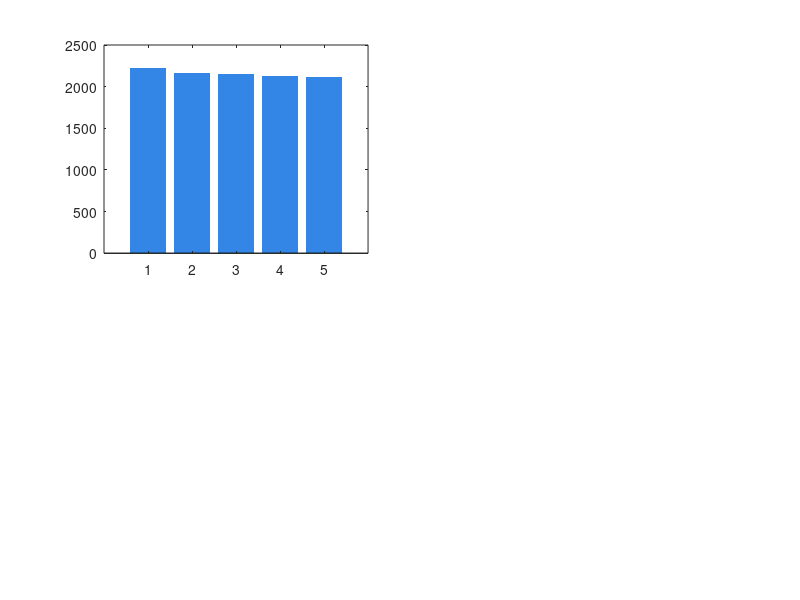

MATLAB code for this plot: (Note: this script raises an error after producing the figure.)
% =========================================================================
% SCRIPT 2: script_2_yield_cv_results.m
% Yield Prediction Model — 5-Fold Cross-Validation Results
% -------------------------------------------------------------------------
% Model  : CatBoost Regressor
% Target : yield_kg_ha (kg per hectare)
% Dataset: Nigeria Agricultural Multi-Environmental Dataset (20,000 records)
% Source : outputs/cv_results.csv (exact values preserved)
% =========================================================================
clear; clc; close all;

%% ---- DATA (from outputs/cv_results.csv — exact values) -----------------
folds = (1:5)';

rmse = [2222.554321171821; ...
        2161.427971718228; ...
        2146.143823897956; ...
        2130.197324707043; ...
        2114.553053787001];

mae  = [1449.6141746541407; ...
        1433.5188303063721; ...
        1431.9774783291782; ...
        1416.8886065897743; ...
        1426.5540895258496];

r2   = [0.7241785599862068; ...
        0.7179864669857451; ...
        0.7262296817293729; ...
        0.7182115384552140; ...
        0.7303240624557328];

mape_pct = [36.682569183309177; ...   % stored as percent (×100)
            37.677270982302663; ...
            36.166289325625920; ...
            36.913931203637480; ...
            38.205055497700974];

% Summary statistics
m_rmse = mean(rmse);  s_rmse = std(rmse);
m_mae  = mean(mae);   s_mae  = std(mae);
m_r2   = mean(r2);    s_r2   = std(r2);
m_mape = mean(mape_pct); s_mape = std(mape_pct);

%% ---- FIGURE 3: 2×2 Subplots — All CV Metrics per Fold ------------------
fig3 = figure('Name', 'Fig3 Yield CV Results', 'NumberTitle', 'off', ...
              'Position', [40, 40, 1120, 800]);

% Colours
c_rmse = [0.20, 0.52, 0.90];
c_mae  = [0.95, 0.40, 0.15];
c_r2   = [0.15, 0.72, 0.35];
c_mape = [0.70, 0.28, 0.82];

% -- RMSE --
subplot(2, 2, 1);
bar(folds, rmse, 'FaceColor', c_rmse, 'EdgeColor', 'none');
hold on;
yline(m_rmse, '--r', 'LineWidth', 2);
hold off;
text(5.35, m_rmse + 4, sprintf('Mean = %.0f', m_rmse), ...
     'Color', [0.8 0 0], 'FontSize', 9, 'FontWeight', 'bold');
xticks(1:5); xlim([0.3, 5.7]); ylim([2060, 2280]);
xlabel('Fold', 'FontSize', 11); ylabel('RMSE (kg/ha)', 'FontSize', 11);
title('Root Mean Squared Error (RMSE)', 'FontSize', 12, 'FontWeight', 'bold');
grid on; box on;
for i = 1:5
    text(i, rmse(i) + 4, sprintf('%.0f', rmse(i)), ...
         'HorizontalAlignment', 'center', 'FontSize', 9);
end

% -- MAE --
subplot(2, 2, 2);
bar(folds, mae, 'FaceColor', c_mae, 'EdgeColor', 'none');
hold on;
yline(m_mae, '--r', 'LineWidth', 2);
hold off;
text(5.35, m_mae + 1, sprintf('Mean = %.1f', m_mae), ...
     'Color', [0.8 0 0], 'FontSize', 9, 'FontWeight', 'bold');
xticks(1:5); xlim([0.3, 5.7]); ylim([1395, 1465]);
xlabel('Fold', 'FontSize', 11); ylabel('MAE (kg/ha)', 'FontSize', 11);
title('Mean Absolute Error (MAE)', 'FontSize', 12, 'FontWeight', 'bold');
grid on; box on;
for i = 1:5
    text(i, mae(i) + 0.8, sprintf('%.1f', mae(i)), ...
         'HorizontalAlignment', 'center', 'FontSize', 9);
end

% -- R² --
subplot(2, 2, 3);
bar(folds, r2, 'FaceColor', c_r2, 'EdgeColor', 'none');
hold on;
yline(m_r2, '--r', 'LineWidth', 2);
hold off;
text(5.35, m_r2 + 0.0003, sprintf('Mean = %.4f', m_r2), ...
     'Color', [0.8 0 0], 'FontSize', 9, 'FontWeight', 'bold');
xticks(1:5); xlim([0.3, 5.7]); ylim([0.708, 0.737]);
xlabel('Fold', 'FontSize', 11); ylabel('R² Score', 'FontSize', 11);
title('Coefficient of Determination (R²)', 'FontSize', 12, 'FontWeight', 'bold');
grid on; box on;
for i = 1:5
    text(i, r2(i) + 0.0003, sprintf('%.4f', r2(i)), ...
         'HorizontalAlignment', 'center', 'FontSize', 9);
end

% -- MAPE --
subplot(2, 2, 4);
bar(folds, mape_pct, 'FaceColor', c_mape, 'EdgeColor', 'none');
hold on;
yline(m_mape, '--r', 'LineWidth', 2);
hold off;
text(5.35, m_mape + 0.1, sprintf('Mean = %.2f%%', m_mape), ...
     'Color', [0.8 0 0], 'FontSize', 9, 'FontWeight', 'bold');
xticks(1:5); xlim([0.3, 5.7]); ylim([34.5, 40.0]);
xlabel('Fold', 'FontSize', 11); ylabel('MAPE (%)', 'FontSize', 11);
title('Mean Absolute Percentage Error (MAPE)', 'FontSize', 12, 'FontWeight', 'bold');
grid on; box on;
for i = 1:5
    text(i, mape_pct(i) + 0.08, sprintf('%.2f%%', mape_pct(i)), ...
         'HorizontalAlignment', 'center', 'FontSize', 9);
end

sgtitle({'Yield Prediction Model (CatBoost Regressor)', ...
         '5-Fold Stratified Cross-Validation — All Metrics'}, ...
        'FontSize', 14, 'FontWeight', 'bold');

print(fig3, 'fig3_yield_cv_results', '-dpng', '-r300');
fprintf('Saved: fig3_yield_cv_results.png\n');

%% ---- FIGURE 4: Error Bar Summary Chart ----------------------------------
fig4 = figure('Name', 'Fig4 CV Summary', 'NumberTitle', 'off', ...
              'Position', [80, 80, 880, 500]);

% Normalise for side-by-side comparison
m_vals = [m_rmse/1000, m_mae/1000, m_r2*100, m_mape];
s_vals = [s_rmse/1000, s_mae/1000, s_r2*100, s_mape];
xlbls  = {'RMSE (÷1000 kg/ha)', 'MAE (÷1000 kg/ha)', 'R² (×100)', 'MAPE (%)'};
bcolors = [c_rmse; c_mae; c_r2; c_mape];

b4 = bar(m_vals, 'FaceColor', 'flat');
for i = 1:4
    b4.CData(i,:) = bcolors(i,:);
end
hold on;
errorbar(1:4, m_vals, s_vals, '.k', 'LineWidth', 2, 'CapSize', 12);
hold off;

set(gca, 'XTickLabel', xlbls, 'FontSize', 11, 'TickLabelInterpreter', 'none');
ylabel('Metric Value (scaled)', 'FontSize', 13);
title({'Yield Prediction Model — Cross-Validation Summary', ...
       'Mean ± 1 Std Dev across 5 folds (metrics scaled for comparison)'}, ...
      'FontSize', 12, 'FontWeight', 'bold');
grid on; box on;

for i = 1:4
    text(i, m_vals(i) + s_vals(i) + 0.15, ...
         sprintf('%.3f\n±%.3f', m_vals(i), s_vals(i)), ...
         'HorizontalAlignment', 'center', 'FontSize', 9, 'FontWeight', 'bold');
end

print(fig4, 'fig4_cv_summary', '-dpng', '-r300');
fprintf('Saved: fig4_cv_summary.png\n');

%% ---- EVALUATION MATRIX (Console Output) ---------------------------------
fprintf('\n================================================================\n');
fprintf('  YIELD PREDICTION — 5-FOLD CROSS-VALIDATION EVALUATION MATRIX\n');
fprintf('================================================================\n');
fprintf('%-6s  %-14s  %-14s  %-10s  %-10s\n', ...
        'Fold', 'RMSE (kg/ha)', 'MAE (kg/ha)', 'R²', 'MAPE (%)');
fprintf('%s\n', repmat('-', 1, 60));
for i = 1:5
    fprintf('%-6d  %-14.4f  %-14.4f  %-10.6f  %-10.6f\n', ...
            i, rmse(i), mae(i), r2(i), mape_pct(i));
end
fprintf('%s\n', repmat('-', 1, 60));
fprintf('%-6s  %-14.4f  %-14.4f  %-10.6f  %-10.6f\n', ...
        'Mean', m_rmse, m_mae, m_r2, m_mape);
fprintf('%-6s  %-14.4f  %-14.4f  %-10.6f  %-10.6f\n', ...
        'Std',  s_rmse, s_mae, s_r2, s_mape);
fprintf('%-6s  %-14.2f  %-14.2f  %-10.4f  %-10.4f\n', ...
        'CV%%', s_rmse/m_rmse*100, s_mae/m_mae*100, s_r2/m_r2*100, s_mape/m_mape*100);
fprintf('================================================================\n');
fprintf('  Variance Explained (mean R²): %.2f%%\n', m_r2*100);
fprintf('  Avg Yield Error (RMSE)      : ±%.0f kg/ha\n', m_rmse);
fprintf('================================================================\n\n');
